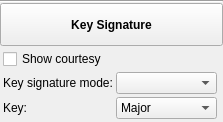
<?xml version="1.0" encoding="UTF-8"?>
<ui version="4.0">
 <class>InspectorKeySig</class>
 <widget class="QWidget" name="InspectorKeySig">
  <property name="geometry">
   <rect>
    <x>0</x>
    <y>0</y>
    <width>223</width>
    <height>122</height>
   </rect>
  </property>
  <property name="accessibleName">
   <string>Key Signature Inspector</string>
  </property>
  <layout class="QVBoxLayout" name="verticalLayout">
   <property name="spacing">
    <number>0</number>
   </property>
   <property name="leftMargin">
    <number>0</number>
   </property>
   <property name="topMargin">
    <number>0</number>
   </property>
   <property name="rightMargin">
    <number>0</number>
   </property>
   <property name="bottomMargin">
    <number>0</number>
   </property>
   <item>
    <widget class="QFrame" name="frame">
     <property name="frameShape">
      <enum>QFrame::HLine</enum>
     </property>
     <property name="frameShadow">
      <enum>QFrame::Sunken</enum>
     </property>
    </widget>
   </item>
   <item>
    <widget class="QToolButton" name="title">
     <property name="sizePolicy">
      <sizepolicy hsizetype="Preferred" vsizetype="Preferred">
       <horstretch>0</horstretch>
       <verstretch>0</verstretch>
      </sizepolicy>
     </property>
     <property name="font">
      <font>
       <weight>75</weight>
       <bold>true</bold>
      </font>
     </property>
     <property name="text">
      <string>Key Signature</string>
     </property>
    </widget>
   </item>
   <item>
    <widget class="QWidget" name="panel" native="true">
     <layout class="QGridLayout" name="gridLayout">
      <property name="leftMargin">
       <number>3</number>
      </property>
      <property name="topMargin">
       <number>3</number>
      </property>
      <property name="rightMargin">
       <number>3</number>
      </property>
      <property name="bottomMargin">
       <number>3</number>
      </property>
      <property name="spacing">
       <number>3</number>
      </property>
      <item row="1" column="2">
       <widget class="Ms::ResetButton" name="resetKeysigMode" native="true">
        <property name="accessibleName">
         <string>Reset 'Key signature mode' value</string>
        </property>
       </widget>
      </item>
      <item row="1" column="0">
       <widget class="QLabel" name="keysigModeLabel">
        <property name="text">
         <string>Key signature mode:</string>
        </property>
        <property name="buddy">
         <cstring>keysigMode</cstring>
        </property>
       </widget>
      </item>
      <item row="1" column="1">
       <widget class="QComboBox" name="keysigMode">
        <property name="sizePolicy">
         <sizepolicy hsizetype="Expanding" vsizetype="Fixed">
          <horstretch>0</horstretch>
          <verstretch>0</verstretch>
         </sizepolicy>
        </property>
        <property name="accessibleName">
         <string>Key signature mode</string>
        </property>
       </widget>
      </item>
      <item row="0" column="0" colspan="2">
       <widget class="QCheckBox" name="showCourtesy">
        <property name="focusPolicy">
         <enum>Qt::TabFocus</enum>
        </property>
        <property name="text">
         <string>Show courtesy</string>
        </property>
       </widget>
      </item>
      <item row="2" column="2">
       <widget class="Ms::ResetButton" name="resetSetKey" native="true"/>
      </item>
      <item row="2" column="0">
       <widget class="QLabel" name="label">
        <property name="accessibleName">
         <string>Reset 'Show courtesy' value</string>
        </property>
        <property name="text">
         <string>Key:</string>
        </property>
       </widget>
      </item>
      <item row="2" column="1">
       <widget class="QComboBox" name="setKey">
        <property name="currentText">
         <string>Major</string>
        </property>
        <property name="currentIndex">
         <number>0</number>
        </property>
        <item>
         <property name="text">
          <string>Major</string>
         </property>
        </item>
        <item>
         <property name="text">
          <string>Minor</string>
         </property>
        </item>
       </widget>
      </item>
      <item row="0" column="2">
       <widget class="Ms::ResetButton" name="resetShowCourtesy" native="true">
        <property name="accessibleName">
         <string>Reset 'Show courtesy' value</string>
        </property>
       </widget>
      </item>
     </layout>
    </widget>
   </item>
  </layout>
 </widget>
 <customwidgets>
  <customwidget>
   <class>Ms::ResetButton</class>
   <extends>QWidget</extends>
   <header>inspector/resetButton.h</header>
   <container>1</container>
  </customwidget>
 </customwidgets>
 <tabstops>
  <tabstop>title</tabstop>
  <tabstop>showCourtesy</tabstop>
  <tabstop>keysigMode</tabstop>
 </tabstops>
 <resources/>
 <connections/>
</ui>
